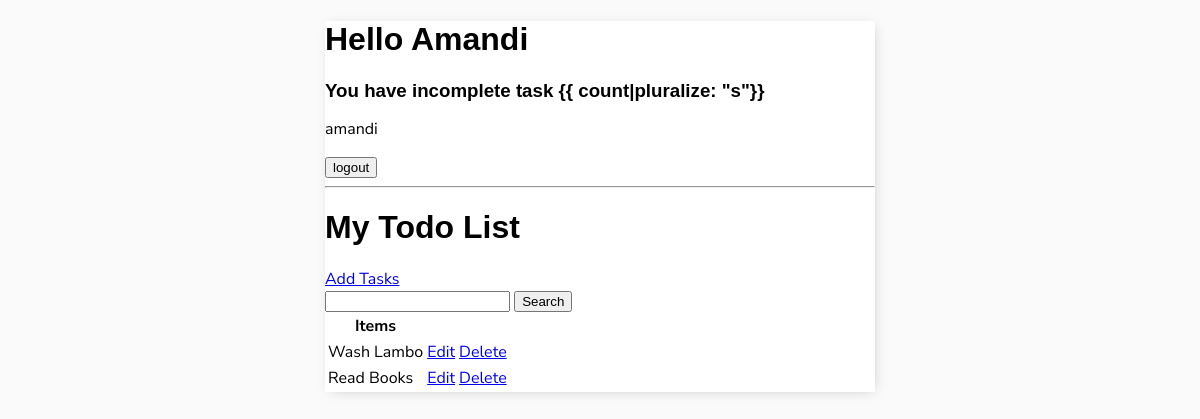
Page / (signed in) on the earlier database version.
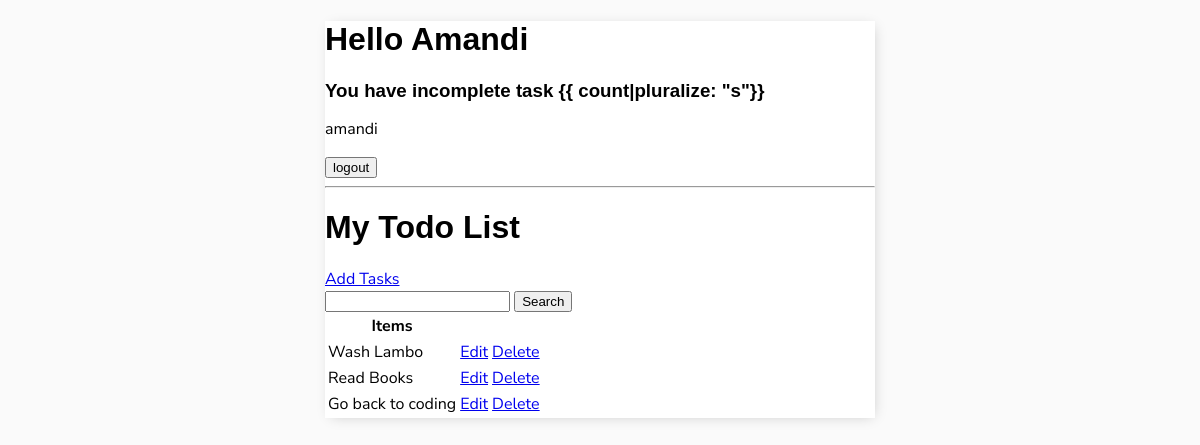
Same page on the later database version.
### todolist/models.py (models this page shows, shortened)
class Tasks(models.Model):
    user = models.ForeignKey(User, on_delete = models.CASCADE, null = True,blank =True)
    title = models.CharField(max_length=200)
    description =models.TextField(null=True, blank=True)
    complete = models.BooleanField(default=False)
    create =models.DateTimeField(auto_now_add=True)
    class Meta:
        ordering =['complete']

### todolist/views.py (the view)
# urls.py: path('',TaskList.as_view(), name = 'tasks'),
class TaskList(LoginRequiredMixin, ListView):
    model = Tasks
    context_object_name = 'tasks'
    def get_data_context(self, **kwargs):
        user = self.request.user
        return Tasks.objects.filter(user=user)
    def get_context_data(self, **kwargs):
        context = super().get_context_data(**kwargs)
        context['tasks'] = self.get_data_context()
        user = self.request.user
        user_tasks = Tasks.objects.filter(user=user)
        completed_count = user_tasks.filter(complete=True).count()
        uncompleted_count = user_tasks.filter(complete=False).count()
        search_input = self.request.GET.get('search-area') or ''
        if search_input:
            context['tasks'] = context['tasks'].filter(title__startswith = search_input)
        context['search_input'] = search_input
        context['user_tasks'] = user_tasks
        context['completed_count'] = completed_count
        context['uncompleted_count'] = uncompleted_count
        return context

### todolist/templates/todolist/tasks_list.html (shortened to what this page needs)
{% extends 'todolist/main.html'%}
{% block content %}
<div class="header-bar">
    <div>
        <h1>Hello {{request.user|title}}</h1>
        <h3 style="margin:0">You have  incomplete task {{ count|pluralize:
            "s"}}</h3>
    </div>
</div>
{% if request.user.is_authenticated %}
    <p>{{request.user}}</p>
    <form method="post" action="{% url 'logout' %}">
    <button type="submit">logout</button>
</form>
{% else%}
    <a href="{% url 'login' %}">Login</a>
{% endif %}
<hr>
<h1>My Todo List</h1>
<a href="{% url 'task_create'%}">Add Tasks</a>
<form method="GET">
    <input type="text" name="search-area" value = "{{search_input}}">
    <input type="submit" value="Search">
</form>
<table>
    <tr>
        <th>Items</th>
        <th></th>
        <th></th>
    </tr>
    {% for task in tasks %}
    <tr>
       <td>{{task.title}}</td>
        <td><a href="{% url 'task_update' task.id %}">Edit</a></td>
        <td><a href="{% url 'task_delete' task.id %}">Delete</a></td>
    </tr>
    {% empty %}
        <h3>No Items in the Lists</h3>
    {% endfor %}
</table>
{% endblock content %}

Differences in the rows shown:
added Tasks: title "Go back to coding"
